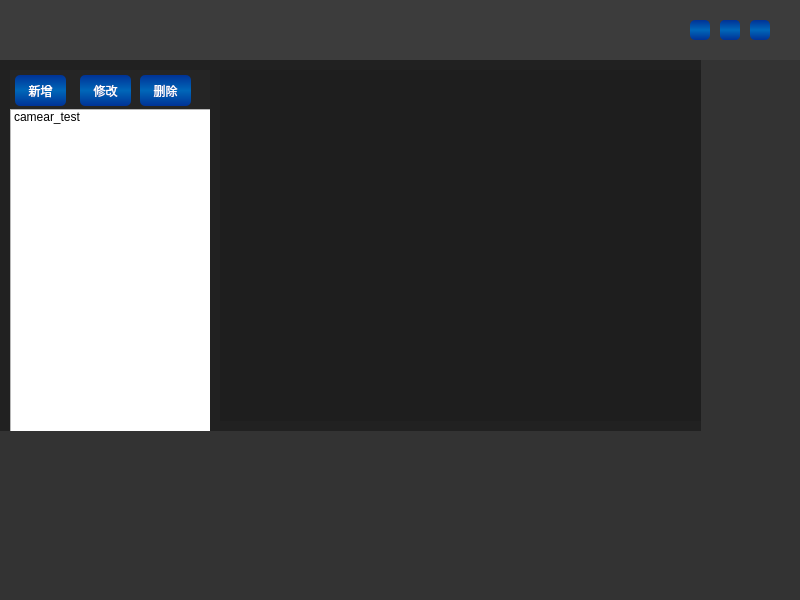
<?xml version="1.0" encoding="UTF-8"?>
<ui version="4.0">
 <class>XViewerClass</class>
 <widget class="QWidget" name="XViewerClass">
  <property name="geometry">
   <rect>
    <x>0</x>
    <y>0</y>
    <width>800</width>
    <height>600</height>
   </rect>
  </property>
  <property name="windowTitle">
   <string>XViewer</string>
  </property>
  <property name="windowIcon">
   <iconset resource="xviewer.qrc">
    <normaloff>:/XViewer/img/xv.ico</normaloff>:/XViewer/img/xv.ico</iconset>
  </property>
  <property name="styleSheet">
   <string notr="true">/* 按钮样式 */
QPushButton:hover

 { 
background-color: qlineargradient(spread:pad, x1:0, y1:0, x2:0, y2:1, stop:0 rgba(0, 102, 184, 255), stop:0.495 rgba(39, 39, 39, 255), stop:0.505 rgba(39,39, 39, 255), stop:1 rgba(0, 102, 184, 255));
border: none;
border-radius:5px;
color: rgb(255, 255, 255);
font: 75 12pt &quot;黑体&quot;;
 }
QPushButton:!hover
 { 
	background-color: qlineargradient(spread:pad, x1:0, y1:0, x2:0, y2:1, stop:0 rgba(0, 50, 150, 255), stop:0.495 rgba(0, 102, 184, 255), stop:0.505 rgba(0, 102, 184, 255), stop:1 rgba(0, 50, 150, 255));
 border: none;
border-radius:5px;
color: rgb(255, 255, 255);
font: 75 12pt &quot;黑体&quot;;
 }



/* 顶部样式 */
#XViewerClass {
    background-color: #333333;
    border-radius: 0px;
}
#head
{
background-color:#3c3c3c;
}
#logo
{
	background-image: url(:/XViewer/img/logo_150_40.png);
}
#close
{
background-image: url(:/XViewer/img/close.png);
}
#min
{
background-image: url(:/XViewer/img/min.png);
}
#max
{
background-image: url(:/XViewer/img/max.png);
}
#normal
{
background-image: url(:/XViewer/img/normal.png);
}
/* body 演示*/
#body
{
background-color: #212121;
}
#left
{
	background-color: #252525;
}
#cams
{
background-color: #1e1e1e;
}



</string>
  </property>
  <widget class="QWidget" name="head" native="true">
   <property name="geometry">
    <rect>
     <x>0</x>
     <y>0</y>
     <width>800</width>
     <height>60</height>
    </rect>
   </property>
   <property name="maximumSize">
    <size>
     <width>16777215</width>
     <height>60</height>
    </size>
   </property>
   <property name="styleSheet">
    <string notr="true"/>
   </property>
   <widget class="QWidget" name="logo" native="true">
    <property name="geometry">
     <rect>
      <x>0</x>
      <y>5</y>
      <width>151</width>
      <height>41</height>
     </rect>
    </property>
   </widget>
   <widget class="QWidget" name="head_button" native="true">
    <property name="geometry">
     <rect>
      <x>690</x>
      <y>10</y>
      <width>91</width>
      <height>41</height>
     </rect>
    </property>
    <widget class="QPushButton" name="close">
     <property name="geometry">
      <rect>
       <x>60</x>
       <y>10</y>
       <width>20</width>
       <height>20</height>
      </rect>
     </property>
     <property name="styleSheet">
      <string notr="true"/>
     </property>
     <property name="text">
      <string/>
     </property>
     <property name="flat">
      <bool>true</bool>
     </property>
    </widget>
    <widget class="QPushButton" name="min">
     <property name="geometry">
      <rect>
       <x>0</x>
       <y>10</y>
       <width>20</width>
       <height>20</height>
      </rect>
     </property>
     <property name="styleSheet">
      <string notr="true"/>
     </property>
     <property name="text">
      <string/>
     </property>
     <property name="flat">
      <bool>true</bool>
     </property>
    </widget>
    <widget class="QPushButton" name="max">
     <property name="geometry">
      <rect>
       <x>30</x>
       <y>10</y>
       <width>20</width>
       <height>20</height>
      </rect>
     </property>
     <property name="styleSheet">
      <string notr="true"/>
     </property>
     <property name="text">
      <string/>
     </property>
     <property name="flat">
      <bool>true</bool>
     </property>
    </widget>
    <widget class="QPushButton" name="normal">
     <property name="geometry">
      <rect>
       <x>30</x>
       <y>10</y>
       <width>20</width>
       <height>20</height>
      </rect>
     </property>
     <property name="styleSheet">
      <string notr="true"/>
     </property>
     <property name="text">
      <string/>
     </property>
     <property name="flat">
      <bool>true</bool>
     </property>
    </widget>
    <zorder>normal</zorder>
    <zorder>close</zorder>
    <zorder>min</zorder>
    <zorder>max</zorder>
   </widget>
  </widget>
  <widget class="QWidget" name="body" native="true">
   <property name="geometry">
    <rect>
     <x>0</x>
     <y>60</y>
     <width>701</width>
     <height>371</height>
    </rect>
   </property>
   <widget class="QWidget" name="left" native="true">
    <property name="geometry">
     <rect>
      <x>10</x>
      <y>10</y>
      <width>200</width>
      <height>600</height>
     </rect>
    </property>
    <property name="maximumSize">
     <size>
      <width>200</width>
      <height>16777215</height>
     </size>
    </property>
    <widget class="QListWidget" name="cam_list">
     <property name="geometry">
      <rect>
       <x>0</x>
       <y>39</y>
       <width>201</width>
       <height>961</height>
      </rect>
     </property>
     <property name="dragEnabled">
      <bool>true</bool>
     </property>
     <property name="iconSize">
      <size>
       <width>50</width>
       <height>50</height>
      </size>
     </property>
     <item>
      <property name="text">
       <string>camear_test</string>
      </property>
      <property name="icon">
       <iconset resource="xviewer.qrc">
        <normaloff>:/XViewer/img/cam.png</normaloff>:/XViewer/img/cam.png</iconset>
      </property>
     </item>
    </widget>
    <widget class="QPushButton" name="add_cam">
     <property name="geometry">
      <rect>
       <x>5</x>
       <y>5</y>
       <width>51</width>
       <height>31</height>
      </rect>
     </property>
     <property name="text">
      <string>新增</string>
     </property>
    </widget>
    <widget class="QPushButton" name="set_cam">
     <property name="geometry">
      <rect>
       <x>70</x>
       <y>5</y>
       <width>51</width>
       <height>31</height>
      </rect>
     </property>
     <property name="text">
      <string>修改</string>
     </property>
    </widget>
    <widget class="QPushButton" name="del_cam">
     <property name="geometry">
      <rect>
       <x>130</x>
       <y>5</y>
       <width>51</width>
       <height>31</height>
      </rect>
     </property>
     <property name="text">
      <string>删除</string>
     </property>
    </widget>
   </widget>
   <widget class="QWidget" name="cams" native="true">
    <property name="geometry">
     <rect>
      <x>220</x>
      <y>10</y>
      <width>501</width>
      <height>351</height>
     </rect>
    </property>
   </widget>
  </widget>
 </widget>
 <layoutdefault spacing="6" margin="11"/>
 <resources>
  <include location="xviewer.qrc"/>
 </resources>
 <connections>
  <connection>
   <sender>close</sender>
   <signal>clicked()</signal>
   <receiver>XViewerClass</receiver>
   <slot>close()</slot>
   <hints>
    <hint type="sourcelabel">
     <x>779</x>
     <y>21</y>
    </hint>
    <hint type="destinationlabel">
     <x>907</x>
     <y>205</y>
    </hint>
   </hints>
  </connection>
  <connection>
   <sender>min</sender>
   <signal>clicked()</signal>
   <receiver>XViewerClass</receiver>
   <slot>showMinimized()</slot>
   <hints>
    <hint type="sourcelabel">
     <x>722</x>
     <y>24</y>
    </hint>
    <hint type="destinationlabel">
     <x>659</x>
     <y>-39</y>
    </hint>
   </hints>
  </connection>
  <connection>
   <sender>max</sender>
   <signal>clicked()</signal>
   <receiver>XViewerClass</receiver>
   <slot>MaxWindow()</slot>
   <hints>
    <hint type="sourcelabel">
     <x>751</x>
     <y>31</y>
    </hint>
    <hint type="destinationlabel">
     <x>841</x>
     <y>52</y>
    </hint>
   </hints>
  </connection>
  <connection>
   <sender>normal</sender>
   <signal>clicked()</signal>
   <receiver>XViewerClass</receiver>
   <slot>NormalWindow()</slot>
   <hints>
    <hint type="sourcelabel">
     <x>749</x>
     <y>29</y>
    </hint>
    <hint type="destinationlabel">
     <x>399</x>
     <y>299</y>
    </hint>
   </hints>
  </connection>
  <connection>
   <sender>add_cam</sender>
   <signal>clicked()</signal>
   <receiver>XViewerClass</receiver>
   <slot>AddCam()</slot>
   <hints>
    <hint type="sourcelabel">
     <x>42</x>
     <y>89</y>
    </hint>
    <hint type="destinationlabel">
     <x>334</x>
     <y>-44</y>
    </hint>
   </hints>
  </connection>
  <connection>
   <sender>set_cam</sender>
   <signal>clicked()</signal>
   <receiver>XViewerClass</receiver>
   <slot>SetCam()</slot>
   <hints>
    <hint type="sourcelabel">
     <x>104</x>
     <y>100</y>
    </hint>
    <hint type="destinationlabel">
     <x>188</x>
     <y>-86</y>
    </hint>
   </hints>
  </connection>
  <connection>
   <sender>del_cam</sender>
   <signal>clicked()</signal>
   <receiver>XViewerClass</receiver>
   <slot>DelCam()</slot>
   <hints>
    <hint type="sourcelabel">
     <x>165</x>
     <y>85</y>
    </hint>
    <hint type="destinationlabel">
     <x>125</x>
     <y>-16</y>
    </hint>
   </hints>
  </connection>
 </connections>
 <slots>
  <slot>MaxWindow()</slot>
  <slot>NormalWindow()</slot>
  <slot>AddCam()</slot>
  <slot>SetCam()</slot>
  <slot>DelCam()</slot>
 </slots>
</ui>
